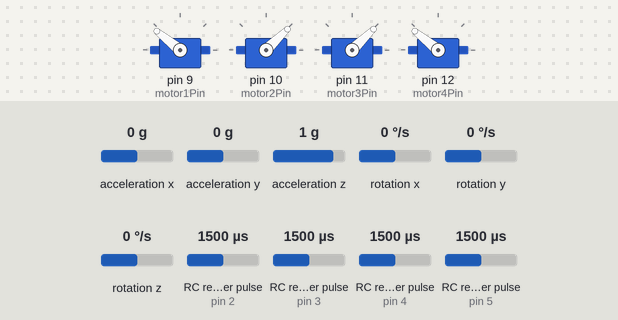
Recording of a sketch running on a simulated Arduino Uno, built with avr-gcc and run on an emulated ATmega328P. Shown: 4 × servo. Wiring (inferred from the names in the program): 4 × RC receiver channel: data pin 2 / data pin 3 / data pin 4 / data pin 5. Inputs (shaded band) come from the test bench; at power-on: rotation x 0 °/s, acceleration x 0 g, acceleration y 0 g, acceleration z 1 g, rotation y 0 °/s, rotation z 0 °/s, RC receiver pulse (sensors on pin 2, pin 3, pin 4, pin 5) 1500 µs.

Above: at 3.2 s.
3.3 s: rotation x set to -192 °/s
At 3.7 s:
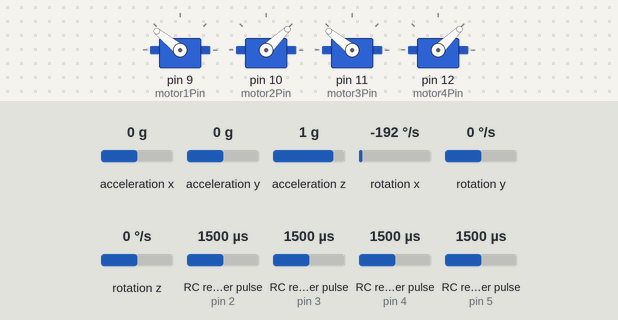
4.8 s: rotation x set to 94 °/s
7.8 s: rotation x set to 102 °/s
At 8.4 s:
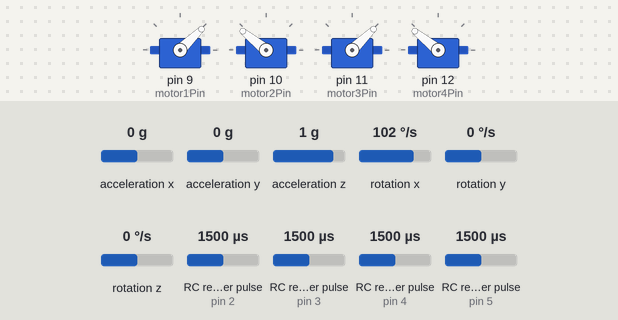
9.4 s: rotation x set to -100 °/s
At 12.1 s:
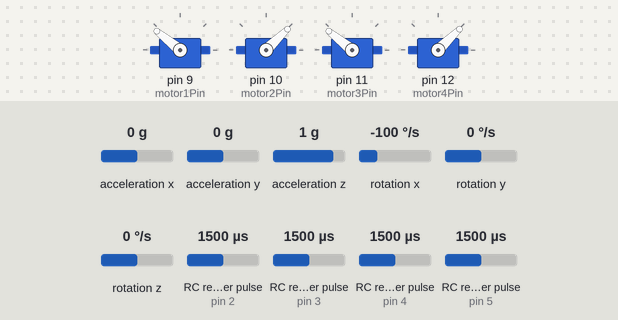
12.4 s: rotation x set to 46 °/s
15.4 s: rotation x set to 53 °/s
Timing chart, 0 to 18.0 s (numbered marks = the images above; inputs shaded):
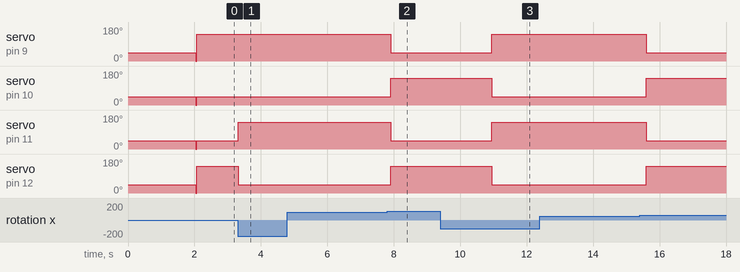

Measured:
- the behaviour switches between 97 and 98 °/s on rotation x (found by bisection; images 1 and 2)
- after the input at 3.3 s, servo on pin 11 (motor3Pin): 44° → 141° at once; servo on pin 12 (motor4Pin): 141° → 44° at once
- after the input at 4.8 s, every drawn part: stays the same
- after the input at 9.4 s, servo on pin 9 (motor1Pin), servo on pin 11 (motor3Pin): 44° → 141° after 1.6 s; servo on pin 10 (motor2Pin), servo on pin 12 (motor4Pin): 141° → 44° after 1.6 s
- after the input at 12.4 s, every drawn part: stays the same

The sketch:

main.ino
```cpp
#include <Wire.h>
#include <Servo.h>
#include <MPU6050.h>
#include <PinChangeInt.h>

// MPU6050 instance
MPU6050 mpu;

// Servo instances for motors
Servo motor1;
Servo motor2;
Servo motor3;
Servo motor4;

// Motor pin definitions
const int motor1Pin = 9;
const int motor2Pin = 10;
const int motor3Pin = 11;
const int motor4Pin = 12;

// RC input pins
const int throttlePin = 2;
const int rollPin = 3;
const int pitchPin = 4;
const int yawPin = 5;

// RC input values
volatile int throttle = 0;
volatile int roll = 0;
volatile int pitch = 0;
volatile int yaw = 0;

// PID variables
float kp = 0.6;
float ki = 0.3;
float kd = 0.2;

float setPoint = 0;
float input, output;
float errSum, lastErr;

// Time variables
unsigned long lastTime;
unsigned long timeChange;

// Function to read RC inputs
void readRCInputs() {
  throttle = pulseIn(throttlePin, HIGH);
  roll = pulseIn(rollPin, HIGH);
  pitch = pulseIn(pitchPin, HIGH);
  yaw = pulseIn(yawPin, HIGH);
}

void setup() {
  // Initialize I2C communication
  Wire.begin();

  // Initialize the MPU6050
  mpu.initialize();

  // Initialize motor control pins
  motor1.attach(motor1Pin);
  motor2.attach(motor2Pin);
  motor3.attach(motor3Pin);
  motor4.attach(motor4Pin);

  // Initialize RC input pins
  pinMode(throttlePin, INPUT);
  pinMode(rollPin, INPUT);
  pinMode(pitchPin, INPUT);
  pinMode(yawPin, INPUT);

  // Initialize motors to off
  motor1.writeMicroseconds(1000);
  motor2.writeMicroseconds(1000);
  motor3.writeMicroseconds(1000);
  motor4.writeMicroseconds(1000);

  // Wait for ESCs to initialize
  delay(2000);

  // Initialize PID variables
  lastTime = millis();
  errSum = 0;
  lastErr = 0;
}

void loop() {
  // Get the current time
  unsigned long now = millis();
  timeChange = (now - lastTime);

  // Read RC inputs
  readRCInputs();

  // Read sensor data
  int16_t ax, ay, az;
  int16_t gx, gy, gz;
  mpu.getMotion6(&ax, &ay, &az, &gx, &gy, &gz);

  // Use gyro data (gx, gy, gz) for PID input
  input = gx;

  // Calculate error
  float error = setPoint - input;
  errSum += (error * timeChange);
  float dErr = (error - lastErr) / timeChange;

  // Calculate PID output
  output = kp * error + ki * errSum + kd * dErr;

  // Adjust motor speeds based on PID output and RC inputs
  int motorSpeed1 = constrain(throttle + output + roll - pitch + yaw, 1000, 2000);
  int motorSpeed2 = constrain(throttle - output - roll - pitch - yaw, 1000, 2000);
  int motorSpeed3 = constrain(throttle + output - roll + pitch - yaw, 1000, 2000);
  int motorSpeed4 = constrain(throttle - output + roll + pitch + yaw, 1000, 2000);

  // Write speeds to motors
  motor1.writeMicroseconds(motorSpeed1);
  motor2.writeMicroseconds(motorSpeed2);
  motor3.writeMicroseconds(motorSpeed3);
  motor4.writeMicroseconds(motorSpeed4);

  // Save the current error and time for the next loop
  lastErr = error;
  lastTime = now;

  // Short delay for stability
  delay(10);
}
```
